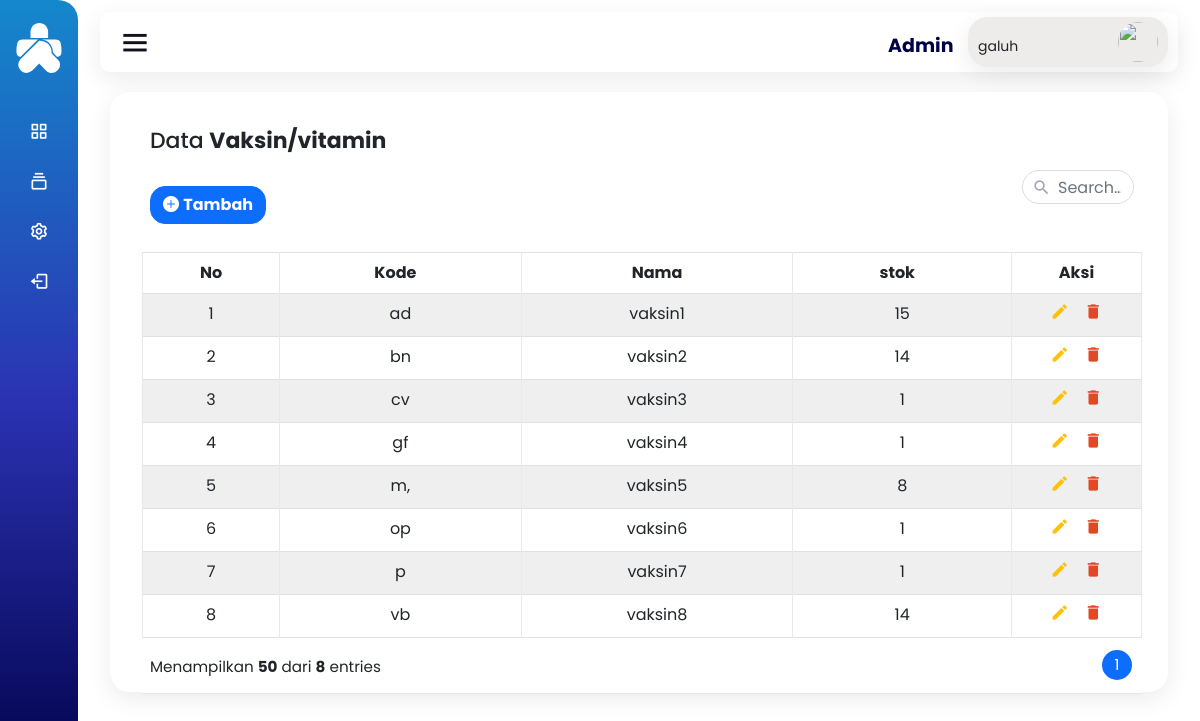
Page /admin/admin.php?page=datavaksin (signed in) on the committed database.
### tables this page shows
CREATE TABLE `data_vaksin` (
  `kd_vaksin` varchar(20) NOT NULL,
  `nama_vaksin` varchar(20) NOT NULL,
  `stok` int NOT NULL
);

### koneksi.php (called while the page is built, shortened)
<?php
$host="localhost";
$user="root";
$pass="";
$database="e-posyandu";
$koneksi=mysqli_connect($host,$user,$pass,$database);
function query($query)
{
  global $koneksi;
  $result = mysqli_query($koneksi, $query);
  $rows = [];
  while ($row = mysqli_fetch_assoc($result)) {
    $rows[] = $row;
  }
  return $rows;
}
$datavaksin=query("SELECT * FROM `data_vaksin`");
?>

### admin/datamaster/datavaksin.php (the view, shortened to what this page needs)
<?php
$per_page = 50;
$total_rows = count($datavaksin);
$total_pages = ceil($total_rows / $per_page);
if (isset($_GET['halaman']) && is_numeric($_GET['halaman'])) {
    $current_page = $_GET['halaman'];
} else {
    $current_page = 1;
}
$start = ($current_page - 1) * $per_page;
$end = $start + $per_page;
$datapos_chunk = array_slice($datavaksin, $start, $per_page);
?>
<div class="framesubmain">
    <div class="tablesubmain">
        <div class="container-xl">
            <div class="table">
                <div class="table-wrapper">
                    <div class="table-title">
                    <h2>Data <b>Vaksin/vitamin</b></h2>
                        <div class="row">
                            <div class="col-sm-8 mt-3">
                                <button type="button" class="btn btn-primary text-white " style="border-radius: 15px;" id="openPopupvaksin">
                                    <i class="bi bi-plus-circle-fill" aria-hidden="true"></i>
                                   <b>  Tambah</b>
                                </button>
                            </div>
                            <div class="col-sm-4 mt3">
                            <div class="search-box" style="margin-left: 200px;">
                                    <i class="material-icons">&#xE8B6;</i>
                                    <input type="text" class="form-control" id="search-input" placeholder="Search&hellip;">
                                </div>
                            </div>
                        </div>
                    </div>
                    <div class="tableFixHead ">
                    <table id="printdataanak" class="table table-striped table-hover table-bordered">
                        <thead>
                            <tr>
                                <th>No</th>
                                <th>Kode <i class="fa fa-sort"></i></th>
                                <th>Nama</th>
                                <th>stok<i class="fa fa-sort"></i></th>
                                <th>Aksi</th>
                            </tr>
                        </thead>
                        <tbody>
                        <?php
                            $i=1;
                            ?>
                            <?php foreach($datapos_chunk as $row) : ?>
                            <tr>
                                <td><?= $i++; ?></td>
                                <td><?= $row["kd_vaksin"]; ?></td>
                                <td><?= $row["nama_vaksin"]; ?></td>
                                <td><?= $row["stok"]; ?></td>
                                <td>
                                         <a href="#" class="edit edit_vaksin" title="Edit" data-bs-toggle="modal" data-bs-target="#editdatavaksin"
                                         data-Kodvaksin="<?= $row["kd_vaksin"]; ?>"
                                         data-namavak="<?= $row["nama_vaksin"]; ?>"
                                         data-stokvak="<?= $row["stok"]; ?>"
                                         ><i class="material-icons">&#xE254;</i></a>
                                    <a href="hapusvaksin.php?kd_Vaksin=<?= $row["kd_vaksin"]; ?>" class="delete" title="Delete" data-toggle="tooltip"><i class="material-icons">&#xE872;</i></a>
                                        </td>
                            </tr>
                            <?php endforeach; ?>
                        </tbody>
                    </table>
                    </div>
                    <div class="clearfix">
                    <?php echo "<div class='hint-text'>Menampilkan <b>" . ($end - $start) . "</b> dari <b>$total_rows</b> entries</div>"; ?>
                        <ul class="pagination">
                        <?php
                            for ($page = 1; $page <= $total_pages; $page++) {
                                echo "<li class='page-item";
                                if ($page == $current_page) {
                                    echo " active";
                                }
                                echo "'><a href='admin.php?page=datavaksin&halaman=" . $page . "' class='page-link'>" . $page . "</a></li>";
                            }
                            ?>
                        </ul>
                    </div>
                </div>
            </div>
        </div>
    </div>
</div>

### admin/admin.php (shortened to what this page needs)
<?php
require '../koneksi.php';
?>
<!DOCTYPE html>
<html lang="en">
<head>
    <link rel="stylesheet" href="/assets/css/styleadmin.css">
    <link rel="stylesheet" href="/assets/css/tabeladmin.css">
    <link href="https://cdn.jsdelivr.net/npm/bootstrap@5.0.2/dist/css/bootstrap.min.css" rel="stylesheet">
    <link href='https://unpkg.com/boxicons@2.0.7/css/boxicons.min.css' rel='stylesheet'>
    <link rel="stylesheet" href="https://cdn.jsdelivr.net/npm/bootstrap-icons@1.11.1/font/bootstrap-icons.css">
</head>
<body>
    <div class="sidebar close">
        <div class="logo-details mt-3">
            <i class=" text-white">
                <img src="/assets/imgs/lgposyandu.svg" width="50px" height="50px" alt="">
            </i>
        </div>
        <ul class="nav-links">
            <li>
                <a href="admin.php?page=dashboard">
                    <i class='bx bx-grid-alt'></i>
                </a>
            </li>
            <li>
                <div class="iocn-link">
                    <a href="#">
                        <i class='bx bx-collection'></i>
                    </a>
                </div>
            </li>
            <li>
                <a  href="admin.php?page=pengaturan">
                    <i class='bx bx-cog'></i>
                </a>
            </li>
            <li>
                <a class="logoutfilter" href="">
                    <i class='bx bx-log-out'></i>
                </a>
            </li>
        </ul>
    </div>
    <section class="home-section">
        <div class="home-content">
            <div class="topbar">
                <div class="topbar2">
                    <div class="toggle">
                        <i class='bx bx-menu'></i>
                    </div>
                    <div class="wrapper">
                        <p class="admjd "></p>
                        <div class="wrapperuser ">
                            <p class="pt-4 nameuser"></p>
                            <div class="user">
                                <img class="pp" src="" alt="">
                            </div>
                        </div>
                    </div>
                </div>
            </div>
            <div class="submain">
                <?php
                if (isset($_GET['page'])) {
                    $page = $_GET['page'];
                    switch ($page) {
                        case 'datavaksin':
                            include 'datamaster/datavaksin.php';
                            break;
                    }
                } else {
                    include 'form/dashboard.php';
                }
                ?>
            </div>
        </div>
    </section>
</body>
</html>

### assets/css/styleadmin.css (style rules this page uses)
* { margin: 0; padding: 0; box-sizing: border-box; font-family: 'Poppins', sans-serif; }
.sidebar { position: fixed; top: 0; left: 0; height: 100%; width: 260px; background: linear-gradient(#1488CC, #2B32B2,#000046); z-index: 100; transition: all 0.5s ease; border-top-right-radius: 20px; border-bottom-left-radius: 20px; }
.sidebar.close { width: 78px; }
.sidebar .logo-details { height: 60px; width: 100%; display: flex; align-items: center; }
.sidebar .logo-details i { font-size: 30px; color: #cb1616; height: 50px; min-width: 78px; text-align: center; line-height: 50px; }
.sidebar .nav-links { height: 100%; padding: 30px 0 150px 0; overflow: auto; }
.sidebar.close .nav-links { overflow: visible; }
.sidebar .nav-links li { position: relative; list-style: none; transition: all 0.4s ease; }
.sidebar .nav-links li .iocn-link { display: flex; align-items: center; justify-content: space-between; }
.sidebar.close .nav-links li .iocn-link { display: block }
.sidebar .nav-links li i { height: 50px; min-width: 78px; text-align: center; line-height: 50px; color: #ffffff; font-size: 20px; cursor: pointer; transition: all 0.3s ease; }
.sidebar .nav-links li a { display: flex; align-items: center; text-decoration: none; }
.home-section { position: relative; height: 100vh; left: 260px; width: calc(100% - 260px); transition: all 0.5s ease; padding: 12px; }
.sidebar.close ~ .home-section { left: 78px; width: calc(100% - 78px); }
.home-content { display: flex; align-items: center; flex-wrap: wrap; }
.home-section .home-content .bx-menu, .home-section .home-content .text { color: #11101d; font-size: 35px; }
.home-section .home-content .bx-menu { cursor: pointer; margin-right: 10px; }
.topbar { width: 100%; height: 60px; display: flex; justify-content: space-between; align-items: center; padding: 0 10px; }
.topbar2 { width: 200%; height: 60px; display: flex; justify-content: space-between; align-items: center; padding: 0 10px; background: #fff; border-top-right-radius: 10px; border-top-left-radius: 10px; border-bottom-right-radius: 10px; border-bottom-left-radius: 10px; box-shadow: 0 7px 25px rgba(0, 0, 0, 0.08); }
.toggle { position: relative; width: 60px; height: 60px; display: flex; justify-content: center; align-items: center; font-size: 2.5rem; cursor: pointer; }
.wrapperuser { width: 200px; height: 50px; display: flex; justify-content: space-between; align-items: center; padding: 0 10px; background: #eeebeb; border-top-right-radius: 20px; border-top-left-radius: 20px; border-bottom-right-radius: 20px; border-bottom-left-radius: 20px; box-shadow: 0 7px 25px rgba(0, 0, 0, 0.08); font-size: 14px; }
.wrapper { width: 350px; height: 100%; display: flex; justify-content: space-between; padding-top: 5px; }
.user { position: relative; width: 40px; height: 40px; border-radius: 50%; overflow: hidden; cursor: pointer; }
.user img { position: absolute; top: 0; left: 0; width: 100%; height: 100%; object-fit: cover; }
.admjd { padding-top: 15px; font-size: 19px; font-weight: bold; color: #000046; padding-left: 70px; }
.submain { width: 100%; height: 100%; }
.framesubmain { padding: 20px; height: auto; width: auto; }

### rows in the picture
data_vaksin: kd_vaksin "ad", nama_vaksin "vaksin1", stok "15"
data_vaksin: kd_vaksin "bn", nama_vaksin "vaksin2", stok "14"
data_vaksin: kd_vaksin "cv", nama_vaksin "vaksin3", stok "1"
data_vaksin: kd_vaksin "gf", nama_vaksin "vaksin4", stok "1"
data_vaksin: kd_vaksin "m,", nama_vaksin "vaksin5", stok "8"
data_vaksin: kd_vaksin "op", nama_vaksin "vaksin6", stok "1"
data_vaksin: kd_vaksin "p", nama_vaksin "vaksin7", stok "1"
data_vaksin: kd_vaksin "vb", nama_vaksin "vaksin8", stok "14"

### other values in the picture
$end - $start "50"
$total_rows "8"
